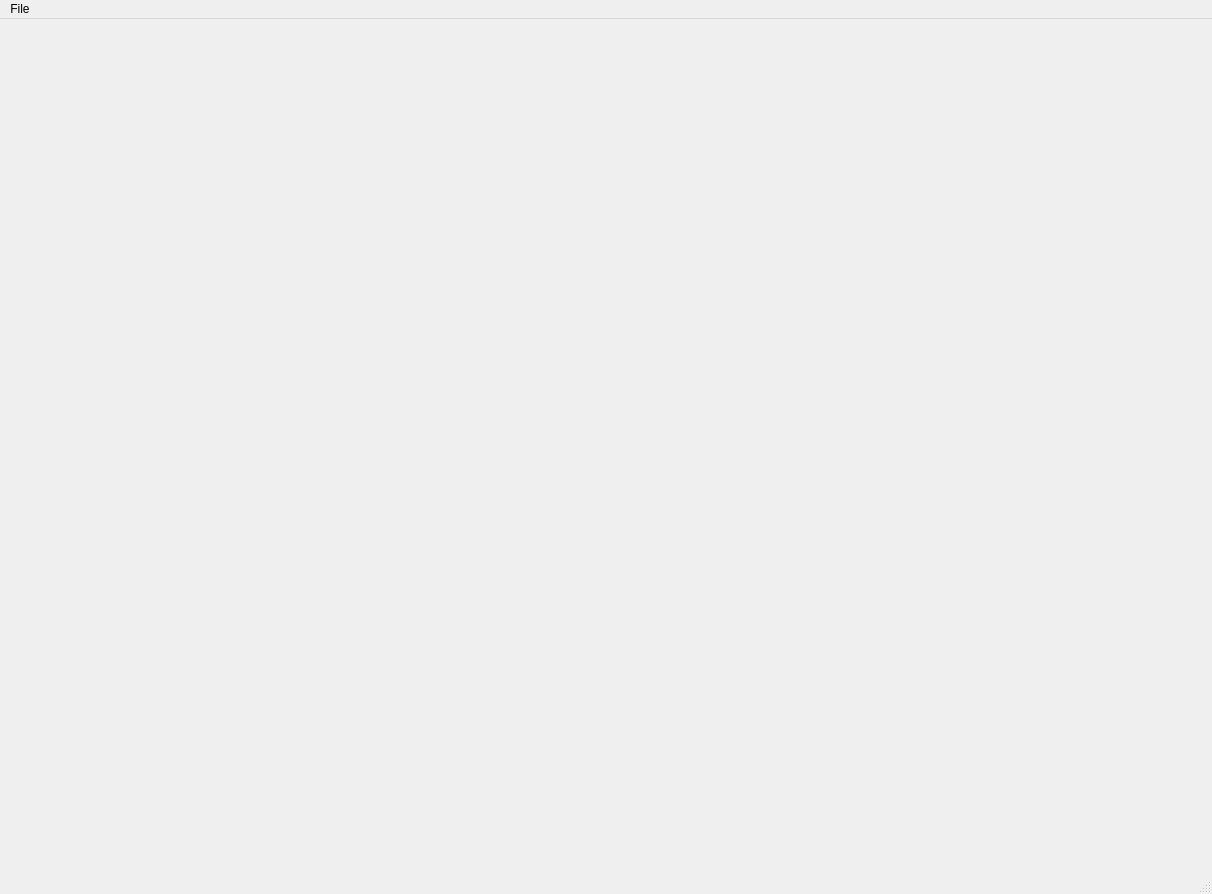
<?xml version="1.0" encoding="UTF-8"?>
<ui version="4.0">
 <class>MainWindow</class>
 <widget class="QMainWindow" name="MainWindow">
  <property name="geometry">
   <rect>
    <x>0</x>
    <y>0</y>
    <width>1212</width>
    <height>894</height>
   </rect>
  </property>
  <property name="windowTitle">
   <string>Discs</string>
  </property>
  <widget class="QWidget" name="centralwidget">
   <layout class="QGridLayout" name="gridLayout" columnstretch="4,4,1" columnminimumwidth="0,0,0">
    <item row="0" column="0">
     <widget class="SimulationWidget" name="simulationWidget" native="true">
      <property name="minimumSize">
       <size>
        <width>0</width>
        <height>0</height>
       </size>
      </property>
     </widget>
    </item>
    <item row="0" column="1">
     <widget class="QWidget" name="widget" native="true">
      <layout class="QVBoxLayout" name="verticalLayout" stretch="5,1">
       <item>
        <widget class="PlotWidget" name="plotWidget" native="true">
         <property name="sizePolicy">
          <sizepolicy hsizetype="Preferred" vsizetype="Preferred">
           <horstretch>0</horstretch>
           <verstretch>0</verstretch>
          </sizepolicy>
         </property>
        </widget>
       </item>
       <item>
        <widget class="PlotControlWidget" name="plotControlWidget" native="true"/>
       </item>
      </layout>
     </widget>
    </item>
    <item row="0" column="2">
     <widget class="SimulationControlWidget" name="simulationControlWidget" native="true">
      <property name="maximumSize">
       <size>
        <width>120</width>
        <height>300</height>
       </size>
      </property>
     </widget>
    </item>
   </layout>
  </widget>
  <widget class="QMenuBar" name="menubar">
   <property name="geometry">
    <rect>
     <x>0</x>
     <y>0</y>
     <width>1212</width>
     <height>24</height>
    </rect>
   </property>
   <property name="nativeMenuBar">
    <bool>false</bool>
   </property>
   <widget class="QMenu" name="menuFile">
    <property name="title">
     <string>File</string>
    </property>
    <addaction name="loadSettingsFromJsonAction"/>
    <addaction name="saveSettingsAsJsonAction"/>
   </widget>
   <addaction name="menuFile"/>
  </widget>
  <widget class="QStatusBar" name="statusbar"/>
  <action name="saveSettingsAsJsonAction">
   <property name="text">
    <string>Save settings as...</string>
   </property>
  </action>
  <action name="loadSettingsFromJsonAction">
   <property name="text">
    <string>Open JSON settings...</string>
   </property>
  </action>
 </widget>
 <customwidgets>
  <customwidget>
   <class>SimulationWidget</class>
   <extends>QWidget</extends>
   <header>widgets/SimulationWidget.hpp</header>
   <container>1</container>
  </customwidget>
  <customwidget>
   <class>PlotWidget</class>
   <extends>QWidget</extends>
   <header>widgets/PlotWidget.hpp</header>
   <container>1</container>
  </customwidget>
  <customwidget>
   <class>PlotControlWidget</class>
   <extends>QWidget</extends>
   <header>widgets/PlotControlWidget.hpp</header>
   <container>1</container>
  </customwidget>
  <customwidget>
   <class>SimulationControlWidget</class>
   <extends>QWidget</extends>
   <header>widgets/SimulationControlWidget.hpp</header>
   <container>1</container>
  </customwidget>
 </customwidgets>
 <resources/>
 <connections/>
</ui>
